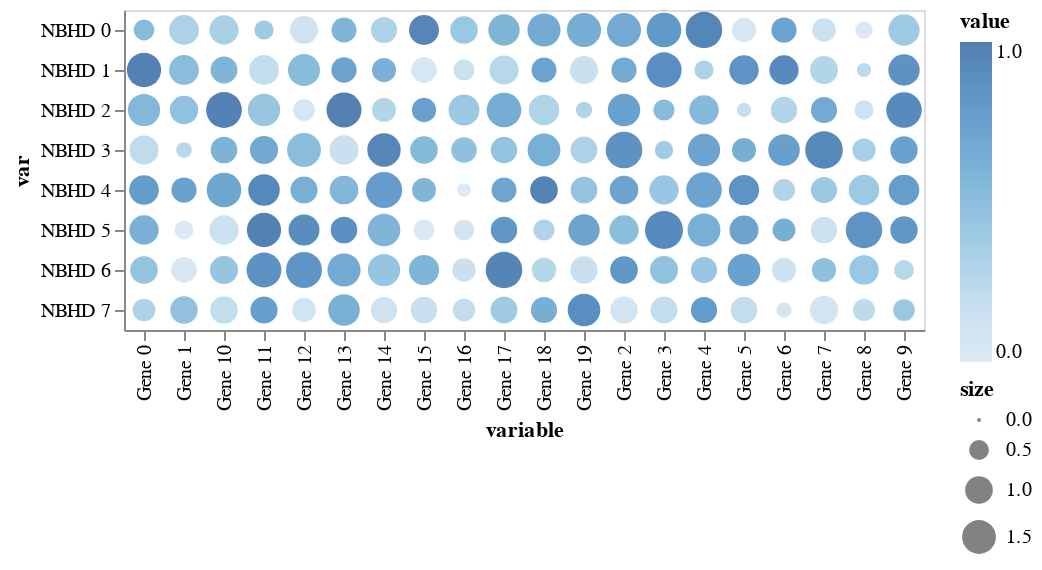

Write notebook code for a chart like this one.
### Code cell
alt.Chart(source).mark_circle().encode(
    alt.X('variable'),
    alt.Y('var'),
    color='value',
    size=alt.Size('size', )
)

### Figure 1 — Vega-Lite specification as saved in the notebook (floating-point values rounded to 4 significant figures; data arrays with more than 128 entries replaced by an {"elided": "..."} marker saying what was removed)
{"config": {"view": {"continuousWidth": 300, "continuousHeight": 300}}, "data": {"name": "data-cd9080f2ba4297611a88f862c0e8a87f"}, "mark": {"type": "circle"}, "encoding": {"color": {"field": "value", "type": "quantitative"}, "size": {"field": "size", "type": "quantitative"}, "x": {"field": "variable", "type": "nominal"}, "y": {"field": "var", "type": "nominal"}}, "$schema": "https://vega.github.io/schema/vega-lite/v5.15.1.json", "datasets": {"data-cd9080f2ba4297611a88f862c0e8a87f": {"elided": "160 records"}}}
